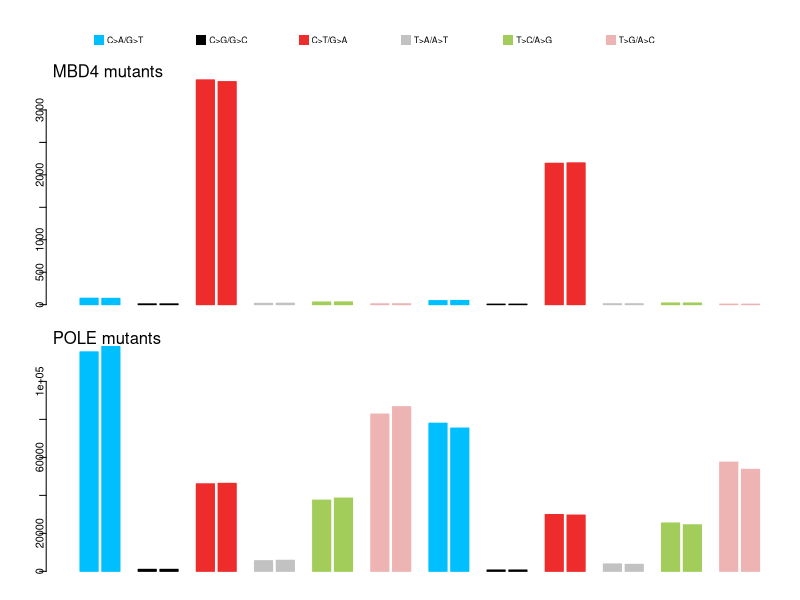

Generate this figure with R:
muts<-"MBD4" #n=18
mutl<-"TCGA-F5-6814" #n=197

p3<-read.table("data/prime3.txt",row.names = 1)
p5<-read.table("data/prime5.txt",row.names = 1)

#===============get muts data==================
muts.p5<-apply(p5[muts,],2,sum)/100
muts.p3<-apply(p3[muts,],2,sum)/100

#===============get mutl data==================
mutl.p5<-apply(p5[mutl,],2,sum)/10
mutl.p3<-apply(p3[mutl,],2,sum)/10

muts.data1<-c(muts.p5,muts.p3)
mutl.data1<-c(mutl.p5,mutl.p3)

order<-c(7,8,9,10,11,12,6,5,4,3,2,1,19,20,21,22,23,24,18,17,16,15,14,13)
muts.data<-muts.data1[order]
mutl.data<-mutl.data1[order]


dev.new()
pdf("exp_rep_asym.pdf",4,4)
layout(matrix(1:3,nrow=3),heights = c(1,4,4))
cl1<-c("deepskyblue", "black", "firebrick2", "gray76", "darkolivegreen3", "rosybrown2")
cl<-rep(cl1,each=2)

###plot legend
par(mar=c(0,2,1,2),mgp=c(1.7,.5,.5))
plot(0,type="n",bty="n",ann=F,axes=F)
legend("center",legend=c("C>A/G>T","C>G/G>C","C>T/G>A","T>A/A>T","T>C/A>G","T>G/A>C"),col=cl1,border=cl1,xpd=T,box.col=NA,pch=15,pt.cex=2,cex=.8,ncol=6,text.width=.1,y.intersp=2)

par(mar=c(2,4,1,1),mgp=c(2,.5,.5))
barplot(muts.data,beside=F,col=cl,border=cl,space= rep(rep(c(1,0.2),6),2),axisnames=F,axes=T,ylab="")
mtext("MBD4 mutants",side=3,adj=0)
barplot(mutl.data,beside=F,col=cl,border=cl,space= rep(rep(c(1,0.2),6),2),axisnames=F,axes=F,ylab="")
axis(2,at=c(0,20000,40000,60000,80000,100000),labels =c(0,20000,40000,60000,80000,100000) )
mtext("POLE mutants",side=3,adj=0)
dev.off()
